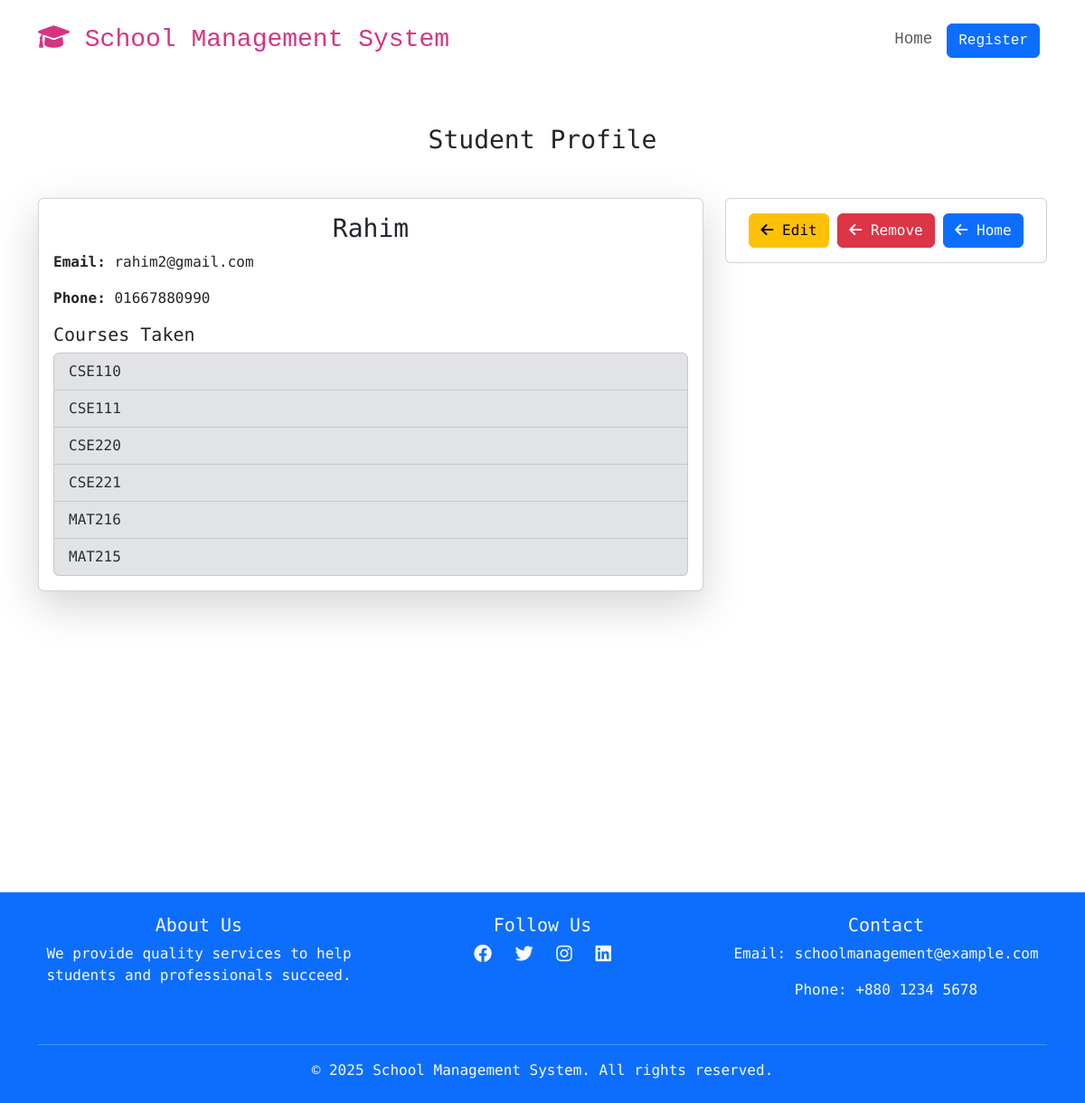
The app's page /profile/1 with its own data.
### student/models.py (models this page shows, shortened)
class Student(models.Model):
    name = models.CharField(max_length=100)
    email=models.EmailField()
    phone=models.CharField(max_length=15)
    coursesTaken=models.ManyToManyField(Course)

class Course(models.Model):
    name = models.CharField(max_length=100)

### student/views.py (the view)
# urls.py: path('profile/<int:id>', views.studentProfile, name='student_profile'),
def studentProfile(request, id):
    student = Student.objects.get(id=id)
    return render(request, 'student/studentProfile.html', {'student': student})

### student/templates/student/studentProfile.html (shortened to what this page needs)
{% extends 'base.html' %}
{% load static %}
{% block css%}<link rel="stylesheet" href="{% static 'student/css/style.css' %}">{% endblock %}
{% block body %}
    <h3 class="text-center mt-5">Student Profile</h3>
    <div class="container mt-5" style="height: 90vh; width: 100%;">
        <div class="row">
            <div class="col-md-8">
                <div class="card shadow-lg">
                    <div class="card-body">
                        <h3 class="card-title text-center">{{ student.name }}</h3>
                        <p class="card-text"><strong>Email:</strong> {{ student.email }}</p>
                        <p class="card-text"><strong>Phone:</strong> {{ student.phone }}</p>
                        <h5 class="card-title">Courses Taken</h5>
                        <ul class="list-group">
                            {% for course in student.coursesTaken.all %}
                                <li class="list-group-item list-group-item-secondary">{{ course.name }}</li>
                            {% endfor %}
                        </ul>
                    </div>
                </div>
            </div>
            <div class="col-md-4">
                <div class="card d-flex justify-content-center align-items-center">
                    <div class="card-body">
                        <a href="{% url 'student_update' student.id %}" class="btn btn-warning">
                            <i class="fas fa-arrow-left"></i> Edit
                        </a>
                        <a href="{% url 'student_delete' student.id %}" class="btn btn-danger">
                            <i class="fas fa-arrow-left"></i> Remove
                        </a>
                        <a href="{% url 'home' %}" class="btn btn-primary btn">
                            <i class="fas fa-arrow-left"></i> Home
                        </a>
                    </div>
                </div>
            </div>
        </div>
    </div>
{% endblock %}

### student/static/student/css/style.css (style rules this page uses)
body { font-family: 'Source Code Pro', monospace !important; }

### records on screen
Student: name "Rahim", email "rahim2@gmail.com", phone "01667880990"
Course: name "CSE110"
Course: name "CSE111"
Course: name "CSE220"
Course: name "CSE221"
Course: name "MAT216"
Course: name "MAT215"
